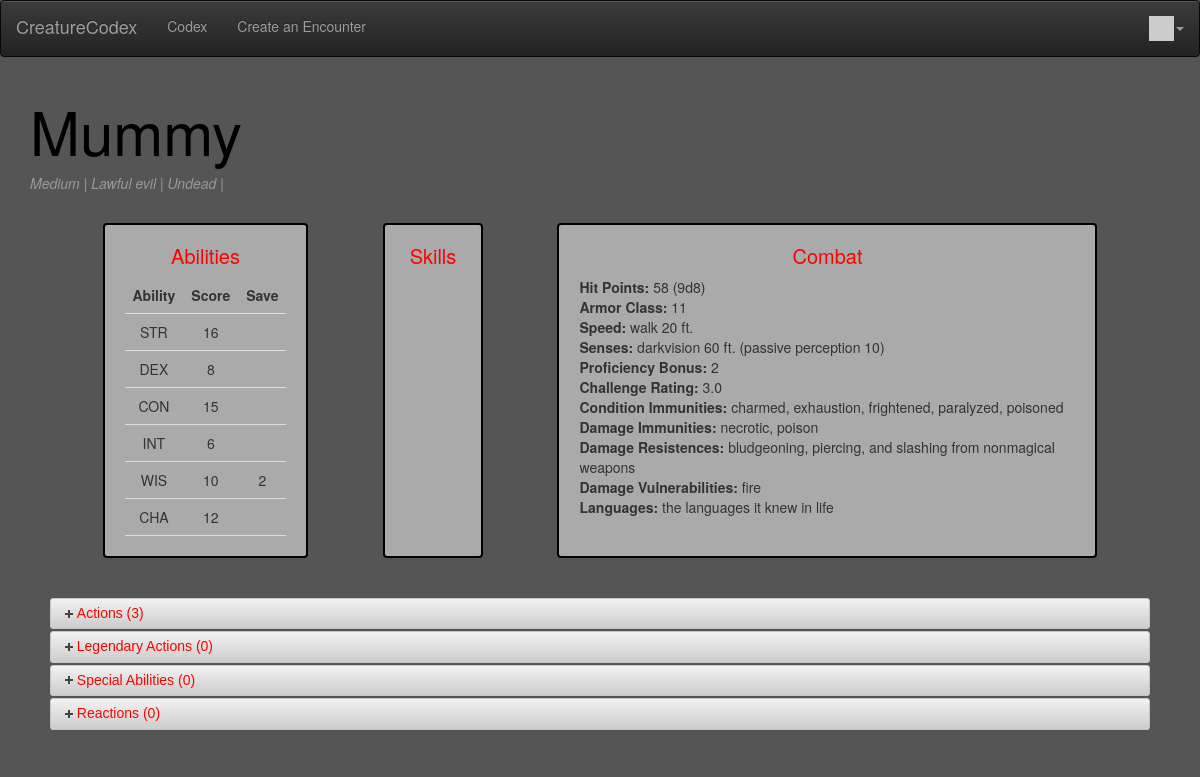
The page /codex/creature/9778 (signed in) on the database its author committed.
### codex/models.py (models this page shows, shortened)
class Creature(models.Model):
    name = models.CharField(max_length=128)
    strScore =  models.IntegerField()
    strSave = models.IntegerField(null=True)
    dexScore = models.IntegerField()
    dexSave = models.IntegerField (null=True)
    conScore = models.IntegerField()
    conSave = models.IntegerField(null=True)
    intScore = models.IntegerField()
    intSave = models.IntegerField(null=True)
    wisScore = models.IntegerField()
    wisSave = models.IntegerField(null=True)
    chaScore = models.IntegerField()
    chaSave = models.IntegerField(null=True)
    arcana = models.IntegerField(null=True)
    athletics = models.IntegerField(null=True)
    deception = models.IntegerField(null=True)
    history = models.IntegerField(null=True)
    insight = models.IntegerField(null=True)
    intimidation = models.IntegerField(null=True)
    investigation = models.IntegerField(null=True)
    medicine = models.IntegerField(null=True)
    nature = models.IntegerField(null=True)
    perception = models.IntegerField(null=True)
    performance = models.IntegerField(null=True)
    persuasion = models.IntegerField(null=True)
    religion = models.IntegerField(null=True)
    stealth = models.IntegerField(null=True)
    survival = models.IntegerField(null=True)
    armorClass = models.IntegerField()
    challengeRating = models.FloatField()
    hitDieNum = models.IntegerField() # Gathered form the HD...
    hitPoints = models.IntegerField()
    passivePerception = models.IntegerField() # Gathered from Senses...
    proficiencyBonus = models.IntegerField() # Based on CR...
    alignment = models.ForeignKey(Alignment,on_delete=models.CASCADE)
    hitDieType = models.ForeignKey(HitDieType,on_delete=models.CASCADE)
    size = models.ForeignKey(Size,on_delete=models.CASCADE)
    subtype = models.ForeignKey(Subtype,on_delete=models.CASCADE,null=True)
    type = models.ForeignKey(Type,on_delete=models.CASCADE)
    conditionImmunities = models.ManyToManyField(ConditionImmunities,through='ConditionImmunitiesCreature',
                                                 )
    damageImmunities = models.ManyToManyField(DamageType,through='DamageImmunitiesCreature',related_name='immunity')
    damageResistances = models.ManyToManyField(DamageType,through='DamageResistancesCreature',related_name='resistance')
    damageVulnerabilities = models.ManyToManyField(DamageType,through='DamageVulnerabilitiesCreature',related_name='vulnerability')
    languages = models.ManyToManyField(Languages,through='LanguagesCreature') # Explanation area? Or just str...
    senses = models.ManyToManyField(Senses,through='SensesCreature')
    speed = models.ManyToManyField(Speed,through='SpeedCreature')

class Size(models.Model):
    size = models.CharField(max_length=24)
    def __str__(self,):
        return self.size

class Alignment(models.Model):
    alignment = models.CharField(max_length=128)
    def __str__(self,):
        return self.alignment

class Type(models.Model):
    type = models.CharField(max_length=128)
    def __str__(self,):
        return self.type

class HitDieType(models.Model):
    hitDieType = models.CharField(max_length=3)
    def __str__(self,):
        return self.hitDieType

class Speed(models.Model):
    speed = models.CharField(max_length=256)
    def __str__(self,):
        return self.speed

class Senses(models.Model):
    sense = models.CharField(max_length=128)
    def __str__(self,):
        return self.sense

class ConditionImmunities(models.Model):
    conditionImmunity = models.CharField(max_length=256)
    def __str__(self,):
        return self.conditionImmunity

class DamageType(models.Model):
    damageType = models.CharField(max_length=256)
    def __str__(self,):
        return self.damageType

class Languages(models.Model):
    language = models.CharField(max_length=256)
    def __str__(self,):
        return self.language

### codex/views.py (the view)
# urls.py: path('creature/<int:pk>', views.CreatureDetailView.as_view(), name='creature_detail'),
class CreatureDetailView(generic.DetailView):
    model = Creature
    template_name = "codex/creature_detail.html"
    def get(self, request, pk) :
        self.object = self.get_object()
        context = super(CreatureDetailView, self).get_context_data()
        c = Creature.objects.get(id=pk)
        ability_matrix = [['STR',c.strScore,c.strSave],
                            ['DEX',c.dexScore,c.dexSave],
                            ['CON',c.conScore,c.conSave],
                            ['INT',c.intScore,c.intSave],
                            ['WIS',c.wisScore,c.wisSave],
                            ['CHA',c.chaScore,c.chaSave]]
        context['abilities'] = [[value if value else '' for value in row] for row in ability_matrix]
        skills = []
        sk_names = ['Arcana','Athletics','Deception','History','Insight','Intimidation','Invesitgation',
                    'Medicine','Nature','Perception','Performance','Persuasion','Religion','Stealth',
                    'Survival']
        for i,sk in enumerate([c.arcana,c.athletics,c.deception,c.history,c.insight,c.intimidation,c.investigation,
                   c.medicine,c.nature,c.perception,c.performance,c.persuasion,c.religion,c.stealth,
                   c.survival]):
            if sk:
                skills.append([sk_names[i],sk])
        context['skills'] = skills
        return render(request, self.template_name, context)

### codex/context_processors.py (called while the page is built)
def name_of_app(request):
    return {'APP_NAME': "CreatureCodex"}

### codex/models.py (called while the page is built)
    def __str__(self,):
        return self.subtype

    def __str__(self,):
        return self.name

### home/templatetags/app_tags.py (called while the page is built)
@register.filter(name='gravatar')
def gravatar(user, size=35):
    email = str(user.email.strip().lower()).encode('utf-8')
    email_hash = md5(email).hexdigest()
    url = "//www.gravatar.com/avatar/{0}?s={1}&d=identicon&r=PG"
    return url.format(email_hash, size)

### codex/templates/codex/creature_detail.html (shortened to what this page needs)
{% extends "codex/base_menu.html" %}
{% block content %}
  <div id="banner">
    <h1>{{ creature.name }}</h1>
    <p><i>{{creature.size}} | {{creature.alignment|capfirst}} | {{creature.type|capfirst}} | {{creature.subtype|capfirst}}</i></p>
  </div>
  <div id="basicStats">
    <div class="basicStats-block" id="abilityScores">
      <h2>Abilities</h2>
      <table>
        <tr>
          <td><strong>Ability</strong></td>
          <td><strong>Score</strong></td>
          <td><strong>Save</strong></td>
        </tr>
        {% for ab in abilities %}
          <tr>
            <td>{{ab.0}}</td>
            <td>{{ab.1}}</td>
            <td>{{ab.2}}</td>
          </tr>
        {% endfor %}
      </table>
    </div>
    <div class="basicStats-block" id="skills">
      <h2>Skills</h2>
    </div>
    <div class="basicStats-block" id="leadStats">
      <h2>Combat</h2>
      <ul>
        <li><strong>Hit Points:</strong> {{creature.hitPoints}} ({{creature.hitDieNum}}{{creature.hitDieType}})</li>
        <li><strong>Armor Class:</strong> {{creature.armorClass}}</li>
        <li><strong>Speed:</strong> {{ creature.speed.all|join:", " }}</li>
        <li><strong>Senses:</strong> {{ creature.senses.all|join:", " }} <span id="pp">(passive perception {{creature.passivePerception}})</span></li>
        <li><strong>Proficiency Bonus:</strong> {{creature.proficiencyBonus}}</li>
        <li><strong>Challenge Rating:</strong> {{creature.challengeRating}}</li>
        {% if creature.conditionImmunities.all %}
          <li><strong>Condition Immunities:</strong> {{ creature.conditionImmunities.all|join:", " }}</li>
        {% endif %}
        {% if creature.damageImmunities.all %}
          <li><strong>Damage Immunities:</strong> {{ creature.damageImmunities.all|join:", " }}</li>
        {% endif %}
        {% if creature.damageResistances.all %}
          <li><strong>Damage Resistences:</strong> {{ creature.damageResistances.all|join:", " }}</li>
        {% endif %}
        {% if creature.damageVulnerabilities.all %}
          <li><strong>Damage Vulnerabilities:</strong> {{ creature.damageVulnerabilities.all|join:", " }}</li>
        {% endif %}
        {% if creature.languages.all %}
          <li><strong>Languages:</strong> {{ creature.languages.all|join:", " }}</li>
        {% endif %}
      </ul>
    </div>
  </div>
  <div class='accordion'>
    <h2>Actions ({{creature.actions_set.count}})</h2>
    <h2>Legendary Actions ({{creature.legendaryactions_set.count}})</h2>
    <h2>Special Abilities ({{creature.specialabilities_set.count}})</h2>
    <h2>Reactions ({{creature.reactions_set.count}})</h2>
  </div>
{% endblock %}

### codex/templates/codex/base_bootstrap.html (style rules this page uses)
h1 { color: #000000; font-size: 60px; }
h2 { color: #000000; font-size: 30px; }
p { color: #000000; }
#banner p { color: #999999; }
.ui-state-default { background-image: linear-gradient(#f2f2f2, #cccccc); color: red; }
body { background-color: #555555; z-index: -100; min-height: 100%; }
div#basicStats { display: flex; flex-wrap: wrap; flex-direction: row; justify-content: space-evenly; }
div.basicStats-block { border: 2px solid black; border-radius: 4px; padding: 20px; min-width: 100px; margin: 20px 2px; }
div.basicStats-block { background-color: rgba(256,256,256,.5); max-width: 45vw; }
div.basicStats-block ul { list-style-type: none; margin: 0; padding: 0; }
table { border-collapse: collapse; width: 30%; }
th, td { padding: 8px; text-align: center; border-bottom: 1px solid #ddd; }
div.basicStats-block h2 { color: red; font-size: 20px; text-align: center; margin: 0; margin-bottom: 10px; }
div.accordion { margin: 20px; }

### rows shown on the page
Creature: name "Mummy", size "Medium", alignment "Lawful evil", type "Undead", hitPoints "58", hitDieNum "9", hitDieType "d8", armorClass "11", speed.all "walk 20 ft.", senses.all "darkvision 60 ft.", passivePerception "10", proficiencyBonus "2", challengeRating "3.0", conditionImmunities.all "charmed, exhaustion, frightened, paralyzed, poisoned", damageImmunities.all "necrotic, poison", damageResistances.all "bludgeoning, piercing, and slashing from nonmagical weapons", damageVulnerabilities.all "fire", languages.all "the languages it knew in life", actions_set.count "3", legendaryactions_set.count "0", specialabilities_set.count "0", reactions_set.count "0"

### other values the page prints
{{ APP_NAME }} "CreatureCodex"
{{ ab.0 }} "STR" "DEX" "CON" "INT" "WIS" "CHA"
{{ ab.1 }} "16" "8" "15" "6" "10" "12"
{{ ab.2 }} "2"
